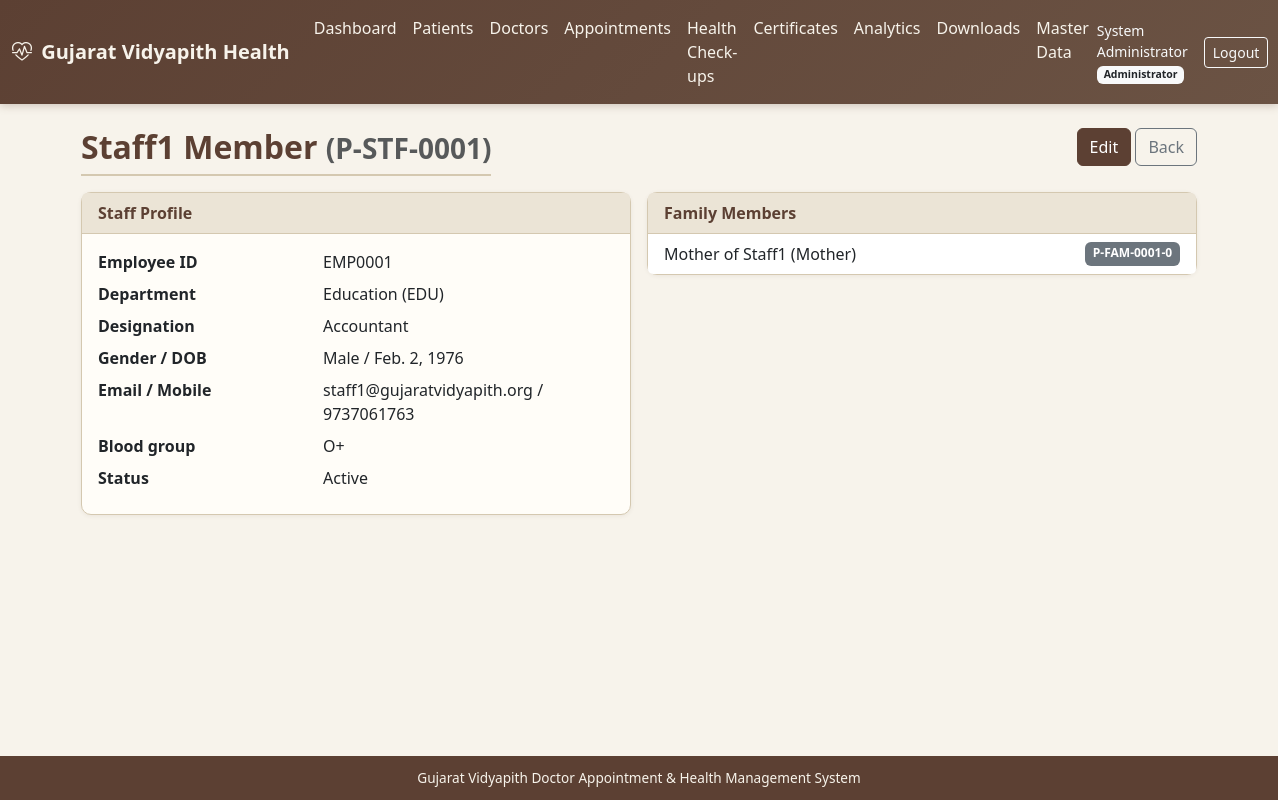
Page /masters/staff/1/ (signed in) on the committed database.
### accounts/models.py (models this page shows, shortened)
class User(AbstractUser):
    role = models.ForeignKey(
        Role, on_delete=models.SET_NULL, null=True, blank=True, related_name='users'
    )
    mobile = models.CharField(max_length=15, blank=True)
    gender = models.CharField(
        max_length=10,
        choices=[('Male', 'Male'), ('Female', 'Female'), ('Other', 'Other')],
        blank=True,
    )
    profile_photo = models.ImageField(upload_to='profiles/', blank=True, null=True)
    is_active_user = models.BooleanField(default=True)
    created_at = models.DateTimeField(auto_now_add=True)
    updated_at = models.DateTimeField(auto_now=True)
    class Meta:
        ordering = ['username']
    @property
    def role_code(self):
        return self.role.code if self.role else None

class Role(models.Model):
    ADMIN = 'admin'
    DOCTOR = 'doctor'
    STUDENT = 'student'
    STAFF = 'staff'
    STAFF_FAMILY = 'staff_family'
    HOD = 'hod'
    SUPER_ADMIN = 'super_admin'
    ROLE_CHOICES = [
        (ADMIN, 'Administrator'),
        (DOCTOR, 'Doctor'),
        (STUDENT, 'Student'),
        (STAFF, 'Staff'),
        (STAFF_FAMILY, 'Staff Family Member'),
        (HOD, 'HOD'),
        (SUPER_ADMIN, 'Super Administrator'),
    ]
    code = models.CharField(max_length=20, choices=ROLE_CHOICES, unique=True)
    name = models.CharField(max_length=50)
    description = models.TextField(blank=True)
    is_active = models.BooleanField(default=True)
    created_at = models.DateTimeField(auto_now_add=True)
    class Meta:
        ordering = ['name']

### patients/models.py (models this page shows, shortened)
class Patient(models.Model):
    CATEGORY_STUDENT = 'student'
    CATEGORY_STAFF = 'staff'
    CATEGORY_STAFF_FAMILY = 'staff_family'
    CATEGORY_CHOICES = [
        (CATEGORY_STUDENT, 'Student'),
        (CATEGORY_STAFF, 'University Staff'),
        (CATEGORY_STAFF_FAMILY, 'Staff Family Member'),
    ]
    patient_id = models.CharField(max_length=30, unique=True, db_index=True)
    user = models.OneToOneField(
        settings.AUTH_USER_MODEL,
        on_delete=models.SET_NULL,
        null=True,
        blank=True,
        related_name='patient_profile',
    )
    category = models.CharField(max_length=20, choices=CATEGORY_CHOICES, db_index=True)
    name = models.CharField(max_length=150, db_index=True)
    gender = models.CharField(
        max_length=10,
        choices=[('Male', 'Male'), ('Female', 'Female'), ('Other', 'Other')],
        blank=True,
    )
    date_of_birth = models.DateField(null=True, blank=True)
    email = models.EmailField(blank=True, db_index=True)
    mobile = models.CharField(max_length=15, blank=True, db_index=True)
    address = models.TextField(blank=True)
    blood_group = models.CharField(max_length=5, blank=True)
    emergency_contact = models.CharField(max_length=15, blank=True)
    status = models.CharField(
        max_length=20,
        choices=[('Active', 'Active'), ('Inactive', 'Inactive')],
        default='Active',
    )
    created_at = models.DateTimeField(auto_now_add=True)
    updated_at = models.DateTimeField(auto_now=True)
    created_by = models.ForeignKey(
        settings.AUTH_USER_MODEL,
        on_delete=models.SET_NULL,
        null=True,
        blank=True,
        related_name='patients_created',
    )
    class Meta:
        ordering = ['name']
        indexes = [
            models.Index(fields=['name', 'mobile']),
            models.Index(fields=['category', 'status']),
        ]

class StaffProfile(models.Model):
    patient = models.OneToOneField(
        Patient, on_delete=models.CASCADE, related_name='staff_profile'
    )
    employee_id = models.CharField(max_length=40, unique=True, db_index=True)
    department = models.ForeignKey(
        Department, on_delete=models.SET_NULL, null=True, blank=True, related_name='staff_members'
    )
    designation = models.CharField(max_length=100, blank=True)

class StaffFamilyProfile(models.Model):
    RELATIONSHIP_CHOICES = [
        ('Spouse', 'Spouse'),
        ('Son', 'Son'),
        ('Daughter', 'Daughter'),
        ('Father', 'Father'),
        ('Mother', 'Mother'),
        ('Other', 'Other authorized dependent'),
    ]
    patient = models.OneToOneField(
        Patient, on_delete=models.CASCADE, related_name='family_profile'
    )
    related_staff = models.ForeignKey(
        StaffProfile, on_delete=models.CASCADE, related_name='family_members'
    )
    relationship = models.CharField(max_length=30, choices=RELATIONSHIP_CHOICES)

### masters/models.py (models this page shows)
class Department(models.Model):
    department_code = models.CharField(max_length=20, unique=True)
    name = models.CharField(max_length=150)
    email = models.EmailField(blank=True)
    status = models.CharField(
        max_length=20,
        choices=[('Active', 'Active'), ('Inactive', 'Inactive')],
        default='Active',
    )
    created_at = models.DateTimeField(auto_now_add=True)
    updated_at = models.DateTimeField(auto_now=True)
    class Meta:
        ordering = ['name']
    def __str__(self):
        return f"{self.name} ({self.department_code})"

### masters/views.py (the view)
# urls.py: path('staff/<int:pk>/', views.staff_detail, name='staff_detail'),
@admin_required
def staff_detail(request, pk):
    patient = get_object_or_404(Patient, pk=pk, category=Patient.CATEGORY_STAFF)
    family = []
    if hasattr(patient, 'staff_profile'):
        family = StaffFamilyProfile.objects.filter(related_staff=patient.staff_profile).select_related('patient')
    return render(request, 'masters/staff_detail.html', {'patient': patient, 'family': family})

### accounts/permissions.py (called while the page is built, shortened)
def role_required(*role_codes):
    def decorator(view_func):
        @login_required
        @wraps(view_func)
        def _wrapped(request, *args, **kwargs):
            user = request.user
            if user.is_superuser:
                return view_func(request, *args, **kwargs)
        return _wrapped
    return decorator

### templates/masters/staff_detail.html (shortened to what this page needs)
{% extends "base.html" %}
{% block content %}
<div class="container">
  <div class="d-flex justify-content-between mb-3">
    <h2 class="page-title mb-0">{{ patient.name }} <small class="text-muted">({{ patient.patient_id }})</small></h2>
    <div>
      <a href="{% url 'masters:staff_edit' patient.pk %}" class="btn btn-gv">Edit</a>
      <a href="{% url 'masters:staff_list' %}" class="btn btn-outline-secondary">Back</a>
    </div>
  </div>
  <div class="row g-3">
    <div class="col-md-6">
      <div class="card card-gv"><div class="card-header">Staff Profile</div><div class="card-body">
        <dl class="row mb-0">
          <dt class="col-sm-5">Employee ID</dt><dd class="col-sm-7">{{ patient.staff_profile.employee_id|default:"—" }}</dd>
          <dt class="col-sm-5">Department</dt><dd class="col-sm-7">{{ patient.staff_profile.department|default:"—" }}</dd>
          <dt class="col-sm-5">Designation</dt><dd class="col-sm-7">{{ patient.staff_profile.designation|default:"—" }}</dd>
          <dt class="col-sm-5">Gender / DOB</dt><dd class="col-sm-7">{{ patient.gender|default:"—" }} / {{ patient.date_of_birth|default:"—" }}</dd>
          <dt class="col-sm-5">Email / Mobile</dt><dd class="col-sm-7">{{ patient.email|default:"—" }} / {{ patient.mobile|default:"—" }}</dd>
          <dt class="col-sm-5">Blood group</dt><dd class="col-sm-7">{{ patient.blood_group|default:"—" }}</dd>
          <dt class="col-sm-5">Status</dt><dd class="col-sm-7">{{ patient.status }}</dd>
        </dl>
      </div></div>
    </div>
    <div class="col-md-6">
      <div class="card card-gv"><div class="card-header">Family Members</div>
        <ul class="list-group list-group-flush">
          {% for f in family %}
          <li class="list-group-item d-flex justify-content-between">
            <span>{{ f.patient.name }} ({{ f.relationship }})</span>
            <span class="badge bg-secondary">{{ f.patient.patient_id }}</span>
          </li>
          {% empty %}<li class="list-group-item text-muted">No family members linked</li>{% endfor %}
        </ul>
      </div>
    </div>
  </div>
</div>
{% endblock %}

### templates/base.html (shortened to what this page needs)
{% load static %}
<!DOCTYPE html>
<html lang="en">
<head>
  <link href="https://cdn.jsdelivr.net/npm/bootstrap@5.3.3/dist/css/bootstrap.min.css" rel="stylesheet">
  <link href="https://cdn.jsdelivr.net/npm/bootstrap-icons@1.11.3/font/bootstrap-icons.min.css" rel="stylesheet">
  <link href="{% static 'css/gv-theme.css' %}" rel="stylesheet">
</head>
<body class="d-flex flex-column">
{% if user.is_authenticated %}
<nav class="navbar navbar-expand-lg navbar-gv">
  <div class="container-fluid">
    <a class="navbar-brand fw-semibold" href="{% url 'accounts:dashboard' %}">
      <i class="bi bi-heart-pulse me-1"></i> Gujarat Vidyapith Health
    </a>
    <div class="collapse navbar-collapse" id="navMain">
      <ul class="navbar-nav me-auto">
        <li class="nav-item"><a class="nav-link" href="{% url 'accounts:dashboard' %}">Dashboard</a></li>
        {% if user.is_superuser or user.role_code == 'admin' or user.role_code == 'super_admin' or user.role_code == 'doctor' %}
        <li class="nav-item"><a class="nav-link" href="{% url 'patients:index' %}">Patients</a></li>
        {% endif %}
        <li class="nav-item"><a class="nav-link" href="{% url 'doctors:index' %}">Doctors</a></li>
        <li class="nav-item"><a class="nav-link" href="{% url 'appointments:index' %}">Appointments</a></li>
        <li class="nav-item"><a class="nav-link" href="{% url 'health_records:index' %}">Health Check-ups</a></li>
        <li class="nav-item"><a class="nav-link" href="{% url 'certificates:index' %}">Certificates</a></li>
        <li class="nav-item"><a class="nav-link" href="{% url 'analytics:index' %}">Analytics</a></li>
        <li class="nav-item"><a class="nav-link" href="{% url 'analytics:downloads' %}">Downloads</a></li>
        {% if user.is_superuser or user.role_code == 'admin' or user.role_code == 'super_admin' %}
        <li class="nav-item"><a class="nav-link" href="{% url 'masters:index' %}">Master Data</a></li>
        {% endif %}
      </ul>
      <span class="navbar-text text-light me-3 small">
        {{ user.get_full_name|default:user.username }}
        {% if user.role %}<span class="badge bg-light text-dark">{{ user.role.name }}</span>{% endif %}
      </span>
      <a class="btn btn-sm btn-outline-light" href="{% url 'accounts:logout' %}">Logout</a>
    </div>
  </div>
</nav>
{% endif %}
<main class="container-fluid py-4 flex-grow-1">
  {% block content %}{% endblock %}
</main>
<footer class="footer-gv text-center">
  <div class="container">
    Gujarat Vidyapith Doctor Appointment &amp; Health Management System
  </div>
</footer>
</body>
</html>

### static/css/gv-theme.css (style rules this page uses)
:root { --gv-cream: #f7f3eb; --gv-cream-dark: #ebe4d6; --gv-brown: #5c4033; --gv-brown-light: #8b6914; --gv-earth: #6b5344; --gv-muted: #a0896e; --gv-accent: #3d5a40; --gv-text: #2c2416; --gv-border: #d4c8b0; --gv-card: #fffdf8; --gv-success: #4a7c59; --gv-warning: #c4a35a; --gv-danger: #a65d57; }
body { background-color: var(--gv-cream); color: var(--gv-text); font-family: 'Segoe UI', system-ui, -apple-system, sans-serif; min-height: 100vh; }
.navbar-gv { background: linear-gradient(135deg, var(--gv-brown) 0%, var(--gv-earth) 100%); box-shadow: 0 2px 8px rgba(92, 64, 51, 0.25); }
.navbar-gv .navbar-brand, .navbar-gv .nav-link { color: var(--gv-cream) !important; }
.card-gv { background: var(--gv-card); border: 1px solid var(--gv-border); border-radius: 10px; box-shadow: 0 1px 4px rgba(92, 64, 51, 0.08); }
.card-gv .card-header { background: var(--gv-cream-dark); border-bottom: 1px solid var(--gv-border); color: var(--gv-brown); font-weight: 600; }
.btn-gv { background: var(--gv-brown); border-color: var(--gv-brown); color: #fff; }
.page-title { color: var(--gv-brown); font-weight: 600; border-bottom: 2px solid var(--gv-border); padding-bottom: 0.5rem; margin-bottom: 1.25rem; }
.footer-gv { background: var(--gv-brown); color: var(--gv-cream); font-size: 0.85rem; padding: 0.75rem 0; margin-top: auto; }

### rows in the picture
User: get_full_name "System Administrator", role.name "Administrator"
Patient: name "Staff1 Member", patient_id "P-STF-0001", staff_profile.employee_id "EMP0001", staff_profile.department "Education (EDU)", staff_profile.designation "Accountant", gender "Male", date_of_birth "Feb. 2, 1976", email "staff1@gujaratvidyapith.org", mobile "9737061763", blood_group "O+", status "Active"
StaffFamilyProfile: patient.name "Mother of Staff1", relationship "Mother", patient.patient_id "P-FAM-0001-0"
